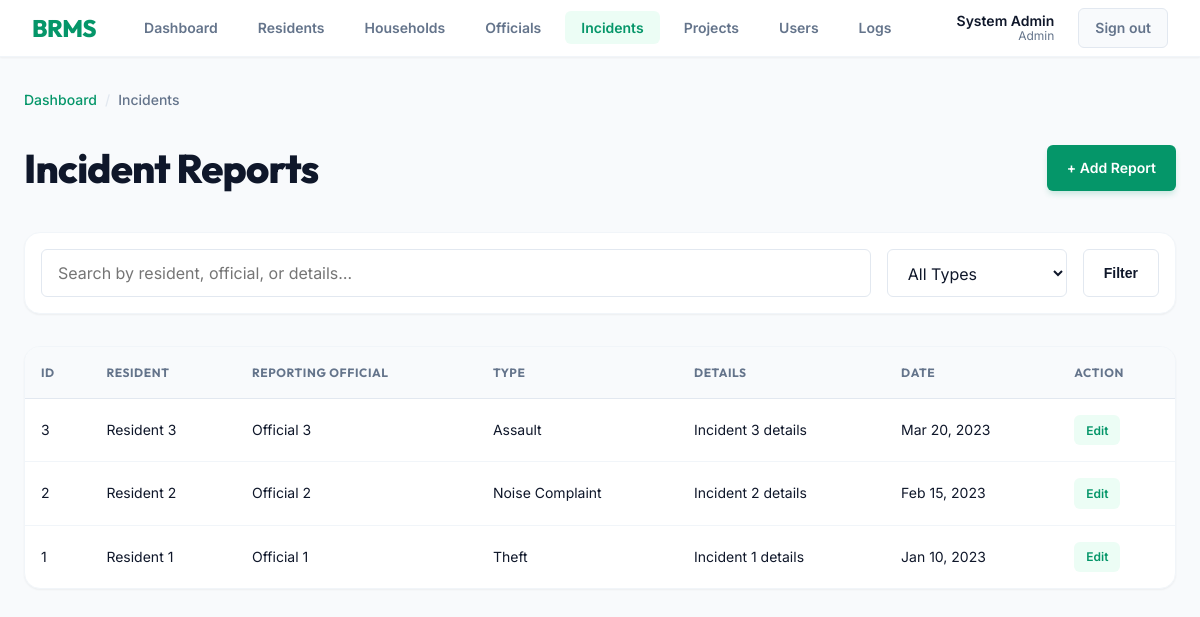
/incidents/index.php (signed in), run on the app's committed database.
### tables this page shows
CREATE TABLE `tbl_incident_reports` (
  `report_id` int(11) NOT NULL,
  `resident_id` int(11) DEFAULT NULL,
  `official_id` int(11) DEFAULT NULL,
  `incident_type` varchar(100) DEFAULT NULL,
  `incident_details` text DEFAULT NULL,
  `date_reported` date DEFAULT NULL
);

CREATE TABLE `tbl_residents` (
  `resident_id` int(11) NOT NULL,
  `resident_name` varchar(100) DEFAULT NULL,
  `date_of_birth` date DEFAULT NULL,
  `gender` varchar(20) DEFAULT NULL,
  `contact_information` varchar(100) DEFAULT NULL,
  `address` varchar(255) DEFAULT NULL,
  `user_id` int(11) DEFAULT NULL
);

CREATE TABLE `tbl_officials` (
  `official_id` int(11) NOT NULL,
  `official_name` varchar(100) DEFAULT NULL,
  `position` varchar(100) DEFAULT NULL,
  `contact_information` varchar(100) DEFAULT NULL
);

### incidents/index.php (the view, shortened to what this page needs)
<?php
include '../db.php';
$search = isset($_GET['search']) ? $_GET['search'] : '';
$where_clauses = [];
$where_sql = count($where_clauses) > 0 ? "WHERE " . implode(" AND ", $where_clauses) : "";
$query = "SELECT r.report_id, res.resident_name, o.official_name, r.incident_type, r.incident_details, r.date_reported
          FROM tbl_incident_reports r
          JOIN tbl_residents res ON r.resident_id = res.resident_id
          JOIN tbl_officials o ON r.official_id = o.official_id
          $where_sql
          ORDER BY r.date_reported DESC";
$result = mysqli_query($conn, $query);
?>
<!DOCTYPE html>
<html lang="en">
<head>
    <link rel="stylesheet" href="../style.css">
</head>
<body>
    <?php include '../navbar.php'; ?>
    <div class="page-shell page-content">
        <div class="breadcrumb-bar">
            <a href="../index.php">Dashboard</a>
            <span class="sep">/</span>
            <span>Incidents</span>
        </div>
        <div class="page-header">
            <h1>Incident Reports</h1>
            <a href="add.php" class="btn-accent" id="add-incident-btn">+ Add Report</a>
        </div>
        <form method="GET" class="filter-bar" id="incidents-filter">
            <input type="text" name="search" class="form-control search-input" placeholder="Search by resident, official, or details…" value="<?php echo $search; ?>" id="incidents-search">
            <select name="type" class="form-select" id="incidents-type-filter" style="max-width:180px">
                <option value="">All Types</option>
            </select>
            <button type="submit" class="btn-secondary">Filter</button>
        </form>
        <table class="data-table" id="incidents-table">
            <thead>
                <tr>
                    <th>ID</th>
                    <th>Resident</th>
                    <th>Reporting Official</th>
                    <th>Type</th>
                    <th>Details</th>
                    <th>Date</th>
                    <th>Action</th>
                </tr>
            </thead>
            <tbody>
                <?php if (mysqli_num_rows($result) > 0): ?>
                <?php while ($row = mysqli_fetch_assoc($result)): ?>
                <tr>
                    <td><?php echo $row['report_id']; ?></td>
                    <td><?php echo $row['resident_name']; ?></td>
                    <td><?php echo $row['official_name']; ?></td>
                    <td><?php echo $row['incident_type']; ?></td>
                    <td><?php echo $row['incident_details']; ?></td>
                    <td><?php echo date('M j, Y', strtotime($row['date_reported'])); ?></td>
                    <td>
                        <a href="edit.php?id=<?php echo $row['report_id']; ?>" class="btn-edit">Edit</a>
                    </td>
                </tr>
                <?php endwhile; ?>
                <?php else: ?>
                <tr><td colspan="7"><div class="empty-state"><p>No incident reports found.</p></div></td></tr>
                <?php endif; ?>
            </tbody>
        </table>
    </div>
</body>
</html>

### data on the page
tbl_incident_reports: report_id "3", resident.resident_name "Resident 3", official.official_name "Official 3", incident_type "Assault", incident_details "Incident 3 details", date_reported "Mar 20, 2023"
tbl_incident_reports: report_id "2", resident.resident_name "Resident 2", official.official_name "Official 2", incident_type "Noise Complaint", incident_details "Incident 2 details", date_reported "Feb 15, 2023"
tbl_incident_reports: report_id "1", resident.resident_name "Resident 1", official.official_name "Official 1", incident_type "Theft", incident_details "Incident 1 details", date_reported "Jan 10, 2023"

### other printed values
$_SESSION['full_name'] "System Admin"
$_SESSION['role'] "Admin"
